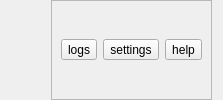
     <widget class="QWidget" name="wid_header" native="true">
      <property name="enabled">
       <bool>true</bool>
      </property>
      <property name="sizePolicy">
       <sizepolicy hsizetype="Preferred" vsizetype="Preferred">
        <horstretch>0</horstretch>
        <verstretch>0</verstretch>
       </sizepolicy>
      </property>
      <layout class="QHBoxLayout" name="horizontalLayout_6">
       <property name="topMargin">
        <number>0</number>
       </property>
       <property name="bottomMargin">
        <number>0</number>
       </property>
       <item>
        <spacer name="horizontalSpacer_2">
         <property name="orientation">
          <enum>Qt::Horizontal</enum>
         </property>
         <property name="sizeHint" stdset="0">
          <size>
           <width>40</width>
           <height>20</height>
          </size>
         </property>
        </spacer>
       </item>
       <item>
        <widget class="QFrame" name="frame">
         <property name="frameShape">
          <enum>QFrame::StyledPanel</enum>
         </property>
         <property name="frameShadow">
          <enum>QFrame::Raised</enum>
         </property>
         <layout class="QHBoxLayout" name="horizontalLayout">
          <item>
           <widget class="QToolButton" name="btn_logs">
            <property name="toolTip">
             <string>Show/Hide Logs</string>
            </property>
            <property name="text">
             <string>logs</string>
            </property>
           </widget>
          </item>
          <item>
           <widget class="QToolButton" name="btn_settings">
            <property name="toolTip">
             <string>Show Settings</string>
            </property>
            <property name="text">
             <string>settings</string>
            </property>
           </widget>
          </item>
          <item>
           <widget class="QToolButton" name="btn_help">
            <property name="toolTip">
             <string>Show help window</string>
            </property>
            <property name="text">
             <string>help</string>
            </property>
           </widget>
          </item>
         </layout>
        </widget>
       </item>
      </layout>
     </widget>
